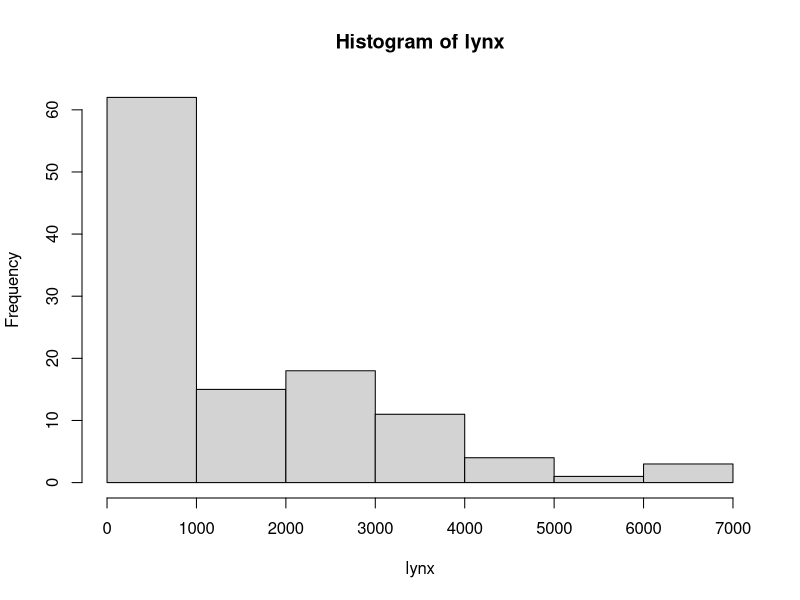
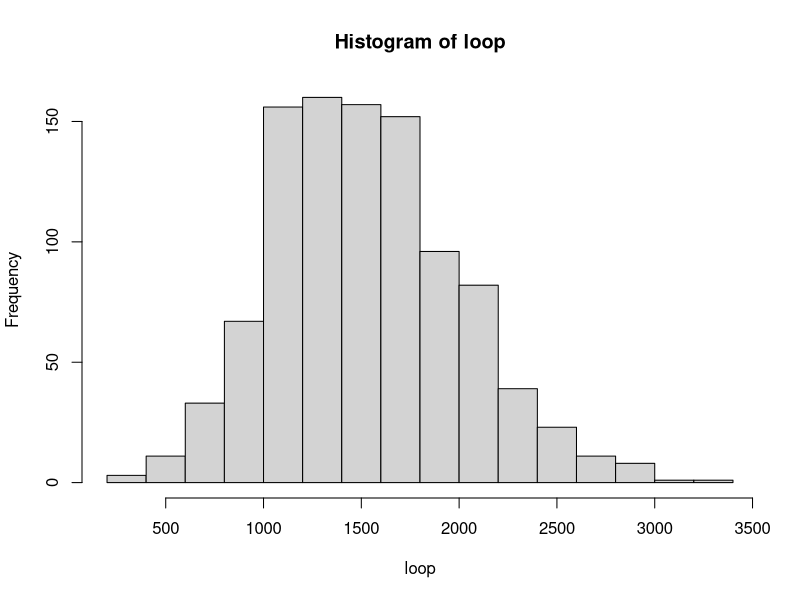
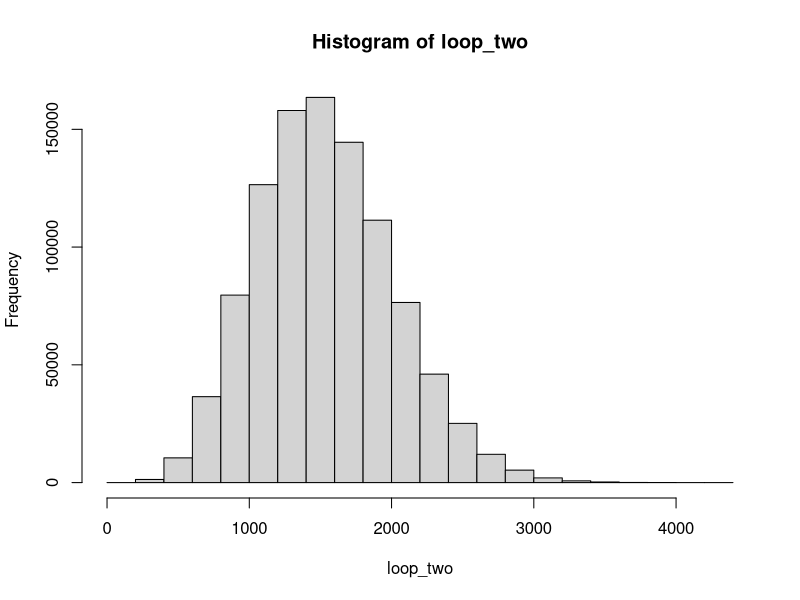

Recreate these plots in R, in order.
## ---- chunk 1
knitr::opts_chunk$set(echo = FALSE, comment = NA)
options(scipen = 999) #Remove the scientific notation
## ---- chunk 2
X = rnorm(1000, mean = 2, sd = 1)
Y = rnorm(1000, mean = -2, sd = 5)

mean(X)
sd(X)

mean(Y)
sd(Y)

## ---- chunk 3
X = rnorm(1000, mean = 2, sd = 1)
Y = rnorm(1000, mean = -2, sd = 5)

W = X + Y

mean(W)
sd(W)
## ---- chunk 4
X = rnorm(1000, mean = 2, sd = 1)
Y = rnorm(1000, mean = -2, sd = 5)

W = X + Y

1 - pnorm(3, mean = mean(W), sd = sd(W))


## ---- chunk 5
X = rnorm(1000, mean = 2, sd = 1)
Y = rnorm(1000, mean = -2, sd = 5)

W = X + Y
#p(x>3) = 1 - p(x<3) = 1 - p(Z < (3-mean)/sd)

Z = (3-mean(W))/sd(W)
# Z = 0.6680729
#p(x>3) = 1 - .7454 = 0.2546 

difference = 1 - pnorm(3, mean = mean(W), sd = sd(W)) - (0.2546 )
difference
## ---- chunk 6
lynx = as.numeric(lynx)
#lynx

hist(lynx)
mean(lynx)
sd(lynx)
## ---- chunk 7
lynx = as.numeric(lynx)
sample <- c(rnorm(10, mean = mean(lynx), sd = sd(lynx)))

mean(sample)

## ---- chunk 8
lynx = as.numeric(lynx)
#sample <- c(rnorm(10, mean = mean(lynx), sd = sd(lynx)))
limbo = 1:1000
 
loop = sapply(limbo, function(i){
  sampless <- sample(lynx,10,replace = FALSE)
  all_meansss <- mean(sampless)
  results <- all_meansss
  names(results) = c("Mean")
  return(results)
})

mean(loop)
## ---- chunk 9
lynx = as.numeric(lynx)
sample <- c(rnorm(10, mean = mean(lynx), sd = sd(lynx)))

lynx = as.numeric(lynx)
#sample <- c(rnorm(10, mean = mean(lynx), sd = sd(lynx)))
limbo = 1:1000
 
loop = sapply(limbo, function(i){
  sampless <- sample(lynx,10,replace = FALSE)
  all_meansss <- mean(sampless)
  results <- all_meansss
  names(results) = c("Mean")
  return(results)
})

abs(mean(sample) - mean(loop))
abs(sd(sample) - sd(loop))

## ---- chunk 10
lynx = as.numeric(lynx)

limbo = 1:1000
 
loop = sapply(limbo, function(i){
  sampless <- sample(lynx,10,replace = FALSE)
  all_meansss <- mean(sampless)
  results <- all_meansss
  names(results) = c("Mean")
  return(results)
})

hist(loop)

## ---- chunk 11
lynx = as.numeric(lynx)

limbo = 1:1000
loop = sapply(limbo, function(i){
  sampless <- sample(lynx,10,replace = FALSE)
  all_meansss <- mean(sampless)
  results <- all_meansss
  names(results) = c("Mean")
  return(results)
})

sample = sample(loop,50,replace = FALSE)
sample
mean(sample)
sd(sample)


## ---- chunk 12
lynx = as.numeric(lynx)

limbo = 1:1000

loop_two = sapply(limbo, function(i){
  sapply(limbo, function(i){
  sampless <- sample(lynx,10,replace = FALSE)
  all_meansss <- mean(sampless)
  results <- all_meansss
  return(results)
})})

mean(loop_two)
sd(loop_two)

## ---- chunk 13
limbo = 1:1000
  
loop_two = sapply(limbo, function(i){
  sapply(limbo, function(i){
  sampless <- sample(lynx,10,replace = FALSE)
  all_meansss <- mean(sampless)
  results <- all_meansss
  return(results)
})})

hist(loop_two)

